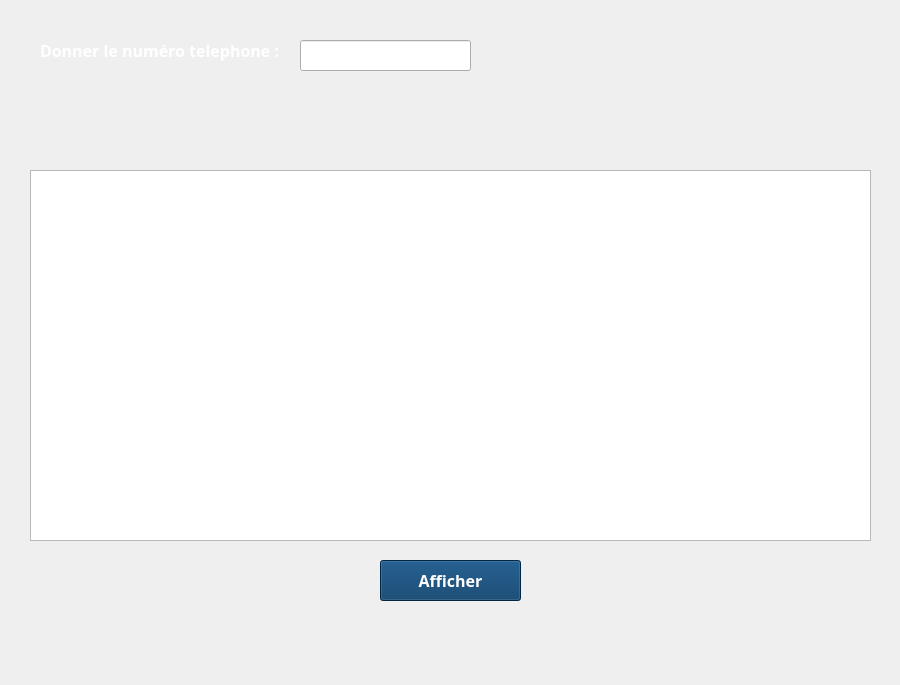
<?xml version="1.0" encoding="UTF-8"?>
<ui version="4.0">
 <class>Form</class>
 <widget class="QWidget" name="Form">
  <property name="geometry">
   <rect>
    <x>0</x>
    <y>0</y>
    <width>900</width>
    <height>685</height>
   </rect>
  </property>
  <property name="windowTitle">
   <string>Form</string>
  </property>
  <widget class="QLineEdit" name="lineEdit">
   <property name="geometry">
    <rect>
     <x>300</x>
     <y>40</y>
     <width>171</width>
     <height>31</height>
    </rect>
   </property>
  </widget>
  <widget class="QLabel" name="label">
   <property name="geometry">
    <rect>
     <x>40</x>
     <y>30</y>
     <width>241</width>
     <height>41</height>
    </rect>
   </property>
   <property name="palette">
    <palette>
     <active>
      <colorrole role="WindowText">
       <brush brushstyle="SolidPattern">
        <color alpha="255">
         <red>255</red>
         <green>255</green>
         <blue>255</blue>
        </color>
       </brush>
      </colorrole>
      <colorrole role="Text">
       <brush brushstyle="SolidPattern">
        <color alpha="255">
         <red>255</red>
         <green>255</green>
         <blue>255</blue>
        </color>
       </brush>
      </colorrole>
      <colorrole role="ButtonText">
       <brush brushstyle="SolidPattern">
        <color alpha="255">
         <red>255</red>
         <green>255</green>
         <blue>255</blue>
        </color>
       </brush>
      </colorrole>
     </active>
     <inactive>
      <colorrole role="WindowText">
       <brush brushstyle="SolidPattern">
        <color alpha="255">
         <red>255</red>
         <green>255</green>
         <blue>255</blue>
        </color>
       </brush>
      </colorrole>
      <colorrole role="Text">
       <brush brushstyle="SolidPattern">
        <color alpha="255">
         <red>255</red>
         <green>255</green>
         <blue>255</blue>
        </color>
       </brush>
      </colorrole>
      <colorrole role="ButtonText">
       <brush brushstyle="SolidPattern">
        <color alpha="255">
         <red>255</red>
         <green>255</green>
         <blue>255</blue>
        </color>
       </brush>
      </colorrole>
     </inactive>
     <disabled>
      <colorrole role="WindowText">
       <brush brushstyle="SolidPattern">
        <color alpha="255">
         <red>120</red>
         <green>120</green>
         <blue>120</blue>
        </color>
       </brush>
      </colorrole>
      <colorrole role="Text">
       <brush brushstyle="SolidPattern">
        <color alpha="255">
         <red>120</red>
         <green>120</green>
         <blue>120</blue>
        </color>
       </brush>
      </colorrole>
      <colorrole role="ButtonText">
       <brush brushstyle="SolidPattern">
        <color alpha="255">
         <red>120</red>
         <green>120</green>
         <blue>120</blue>
        </color>
       </brush>
      </colorrole>
     </disabled>
    </palette>
   </property>
   <property name="font">
    <font>
     <family>Segoe UI Black</family>
     <pointsize>12</pointsize>
     <weight>75</weight>
     <bold>true</bold>
    </font>
   </property>
   <property name="text">
    <string>Donner le numéro telephone :</string>
   </property>
  </widget>
  <widget class="QLabel" name="label_2">
   <property name="geometry">
    <rect>
     <x>-30</x>
     <y>-20</y>
     <width>941</width>
     <height>711</height>
    </rect>
   </property>
   <property name="text">
    <string/>
   </property>
   <property name="pixmap">
    <pixmap>covid.jpg</pixmap>
   </property>
   <property name="scaledContents">
    <bool>true</bool>
   </property>
  </widget>
  <widget class="QLabel" name="label_3">
   <property name="geometry">
    <rect>
     <x>110</x>
     <y>110</y>
     <width>531</width>
     <height>51</height>
    </rect>
   </property>
   <property name="palette">
    <palette>
     <active>
      <colorrole role="WindowText">
       <brush brushstyle="SolidPattern">
        <color alpha="255">
         <red>255</red>
         <green>255</green>
         <blue>255</blue>
        </color>
       </brush>
      </colorrole>
      <colorrole role="Text">
       <brush brushstyle="SolidPattern">
        <color alpha="255">
         <red>255</red>
         <green>255</green>
         <blue>255</blue>
        </color>
       </brush>
      </colorrole>
      <colorrole role="ButtonText">
       <brush brushstyle="SolidPattern">
        <color alpha="255">
         <red>255</red>
         <green>255</green>
         <blue>255</blue>
        </color>
       </brush>
      </colorrole>
     </active>
     <inactive>
      <colorrole role="WindowText">
       <brush brushstyle="SolidPattern">
        <color alpha="255">
         <red>255</red>
         <green>255</green>
         <blue>255</blue>
        </color>
       </brush>
      </colorrole>
      <colorrole role="Text">
       <brush brushstyle="SolidPattern">
        <color alpha="255">
         <red>255</red>
         <green>255</green>
         <blue>255</blue>
        </color>
       </brush>
      </colorrole>
      <colorrole role="ButtonText">
       <brush brushstyle="SolidPattern">
        <color alpha="255">
         <red>255</red>
         <green>255</green>
         <blue>255</blue>
        </color>
       </brush>
      </colorrole>
     </inactive>
     <disabled>
      <colorrole role="WindowText">
       <brush brushstyle="SolidPattern">
        <color alpha="255">
         <red>120</red>
         <green>120</green>
         <blue>120</blue>
        </color>
       </brush>
      </colorrole>
      <colorrole role="Text">
       <brush brushstyle="SolidPattern">
        <color alpha="255">
         <red>120</red>
         <green>120</green>
         <blue>120</blue>
        </color>
       </brush>
      </colorrole>
      <colorrole role="ButtonText">
       <brush brushstyle="SolidPattern">
        <color alpha="255">
         <red>120</red>
         <green>120</green>
         <blue>120</blue>
        </color>
       </brush>
      </colorrole>
     </disabled>
    </palette>
   </property>
   <property name="font">
    <font>
     <family>Segoe UI Black</family>
     <pointsize>12</pointsize>
     <weight>75</weight>
     <bold>true</bold>
    </font>
   </property>
   <property name="text">
    <string/>
   </property>
  </widget>
  <widget class="QTableView" name="tableView">
   <property name="geometry">
    <rect>
     <x>30</x>
     <y>170</y>
     <width>841</width>
     <height>371</height>
    </rect>
   </property>
  </widget>
  <widget class="QPushButton" name="pushButton">
   <property name="geometry">
    <rect>
     <x>380</x>
     <y>560</y>
     <width>141</width>
     <height>41</height>
    </rect>
   </property>
   <property name="palette">
    <palette>
     <active>
      <colorrole role="WindowText">
       <brush brushstyle="SolidPattern">
        <color alpha="255">
         <red>255</red>
         <green>255</green>
         <blue>255</blue>
        </color>
       </brush>
      </colorrole>
      <colorrole role="Button">
       <brush brushstyle="SolidPattern">
        <color alpha="255">
         <red>1</red>
         <green>55</green>
         <blue>100</blue>
        </color>
       </brush>
      </colorrole>
      <colorrole role="Text">
       <brush brushstyle="SolidPattern">
        <color alpha="255">
         <red>255</red>
         <green>255</green>
         <blue>255</blue>
        </color>
       </brush>
      </colorrole>
      <colorrole role="ButtonText">
       <brush brushstyle="SolidPattern">
        <color alpha="255">
         <red>255</red>
         <green>255</green>
         <blue>255</blue>
        </color>
       </brush>
      </colorrole>
      <colorrole role="Base">
       <brush brushstyle="SolidPattern">
        <color alpha="255">
         <red>1</red>
         <green>55</green>
         <blue>100</blue>
        </color>
       </brush>
      </colorrole>
      <colorrole role="Window">
       <brush brushstyle="SolidPattern">
        <color alpha="255">
         <red>1</red>
         <green>55</green>
         <blue>100</blue>
        </color>
       </brush>
      </colorrole>
     </active>
     <inactive>
      <colorrole role="WindowText">
       <brush brushstyle="SolidPattern">
        <color alpha="255">
         <red>255</red>
         <green>255</green>
         <blue>255</blue>
        </color>
       </brush>
      </colorrole>
      <colorrole role="Button">
       <brush brushstyle="SolidPattern">
        <color alpha="255">
         <red>1</red>
         <green>55</green>
         <blue>100</blue>
        </color>
       </brush>
      </colorrole>
      <colorrole role="Text">
       <brush brushstyle="SolidPattern">
        <color alpha="255">
         <red>255</red>
         <green>255</green>
         <blue>255</blue>
        </color>
       </brush>
      </colorrole>
      <colorrole role="ButtonText">
       <brush brushstyle="SolidPattern">
        <color alpha="255">
         <red>255</red>
         <green>255</green>
         <blue>255</blue>
        </color>
       </brush>
      </colorrole>
      <colorrole role="Base">
       <brush brushstyle="SolidPattern">
        <color alpha="255">
         <red>1</red>
         <green>55</green>
         <blue>100</blue>
        </color>
       </brush>
      </colorrole>
      <colorrole role="Window">
       <brush brushstyle="SolidPattern">
        <color alpha="255">
         <red>1</red>
         <green>55</green>
         <blue>100</blue>
        </color>
       </brush>
      </colorrole>
     </inactive>
     <disabled>
      <colorrole role="WindowText">
       <brush brushstyle="SolidPattern">
        <color alpha="255">
         <red>120</red>
         <green>120</green>
         <blue>120</blue>
        </color>
       </brush>
      </colorrole>
      <colorrole role="Button">
       <brush brushstyle="SolidPattern">
        <color alpha="255">
         <red>1</red>
         <green>55</green>
         <blue>100</blue>
        </color>
       </brush>
      </colorrole>
      <colorrole role="Text">
       <brush brushstyle="SolidPattern">
        <color alpha="255">
         <red>120</red>
         <green>120</green>
         <blue>120</blue>
        </color>
       </brush>
      </colorrole>
      <colorrole role="ButtonText">
       <brush brushstyle="SolidPattern">
        <color alpha="255">
         <red>120</red>
         <green>120</green>
         <blue>120</blue>
        </color>
       </brush>
      </colorrole>
      <colorrole role="Base">
       <brush brushstyle="SolidPattern">
        <color alpha="255">
         <red>1</red>
         <green>55</green>
         <blue>100</blue>
        </color>
       </brush>
      </colorrole>
      <colorrole role="Window">
       <brush brushstyle="SolidPattern">
        <color alpha="255">
         <red>1</red>
         <green>55</green>
         <blue>100</blue>
        </color>
       </brush>
      </colorrole>
     </disabled>
    </palette>
   </property>
   <property name="font">
    <font>
     <family>Segoe UI Black</family>
     <pointsize>12</pointsize>
     <weight>75</weight>
     <bold>true</bold>
    </font>
   </property>
   <property name="styleSheet">
    <string notr="true">background-color: rgb(1, 55, 100);</string>
   </property>
   <property name="text">
    <string>Afficher</string>
   </property>
  </widget>
  <zorder>label_2</zorder>
  <zorder>lineEdit</zorder>
  <zorder>label</zorder>
  <zorder>label_3</zorder>
  <zorder>tableView</zorder>
  <zorder>pushButton</zorder>
 </widget>
 <resources/>
 <connections/>
</ui>
